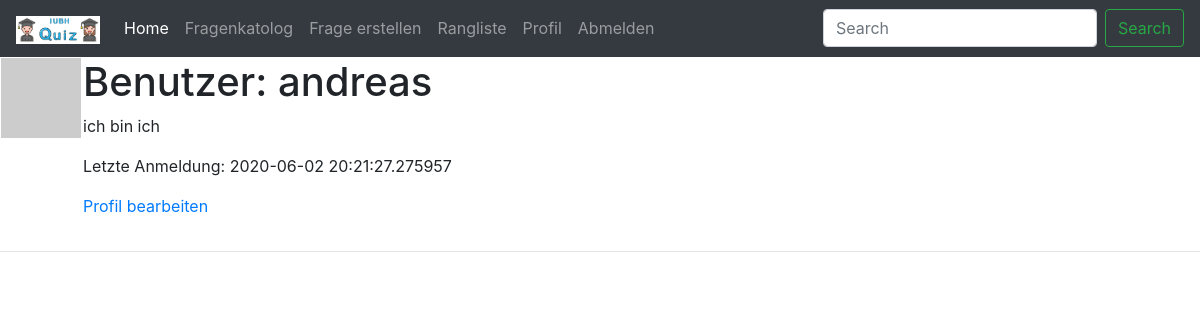
/user/andreas (signed in), run on the app's committed database.
### app/models.py (models this page shows, shortened)
class User(UserMixin, db.Model):
    id = db.Column(db.Integer, primary_key=True)
    username = db.Column(db.String(64), index=True, unique=True)
    email = db.Column(db.String(120), index=True, unique=True)
    password_hash = db.Column(db.String(128))
    about_me = db.Column(db.String(140))
    last_seen = db.Column(db.DateTime, default=datetime.utcnow)
    def avatar(self, size):
        digest = md5(self.email.lower().encode('utf-8')).hexdigest()
        return f'https://www.gravatar.com/avatar/{digest}?d=identicon&s={size}'

### app/routes.py (the view)
@app.route('/user/<username>')
@login_required
def user(username):
    user = User.query.filter_by(username=username).first_or_404()
    return render_template('user.html', user=user)

### app/models.py (called while the page is built)
@login.user_loader
def load_user(id):
    return User.query.get(int(id))

### app/routes.py (called while the page is built)
@app.before_request
def before_request():
    if current_user.is_authenticated:
        current_user.last_seen = datetime.utcnow()
        db.session.commit()

### app/templates/user.html
{% extends "base.html" %}
{% block content %}
    <table>
        <tr valign="top">
            <td><img src="{{ user.avatar(80) }}"></td>
            <td>
                <h1>Benutzer: {{ user.username }}</h1>
                {% if user.about_me %}<p>{{ user.about_me }}</p>{% endif %}
                {% if user.last_seen %}<p>Letzte Anmeldung: {{ user.last_seen }}</p>{% endif %}
                {% if user == current_user %}
                <p><a href="{{ url_for('edit_profile') }}">Profil bearbeiten</a></p>
                {% endif %}
            </td>
        </tr>
    </table>
    <hr>
{% endblock %}

### app/static/css/styles.css (style rules this page uses)
body { background: aqua; }

### data on the page
User: username "andreas", about_me "ich bin ich", last_seen "2020-06-02 20:21:27.275957"
